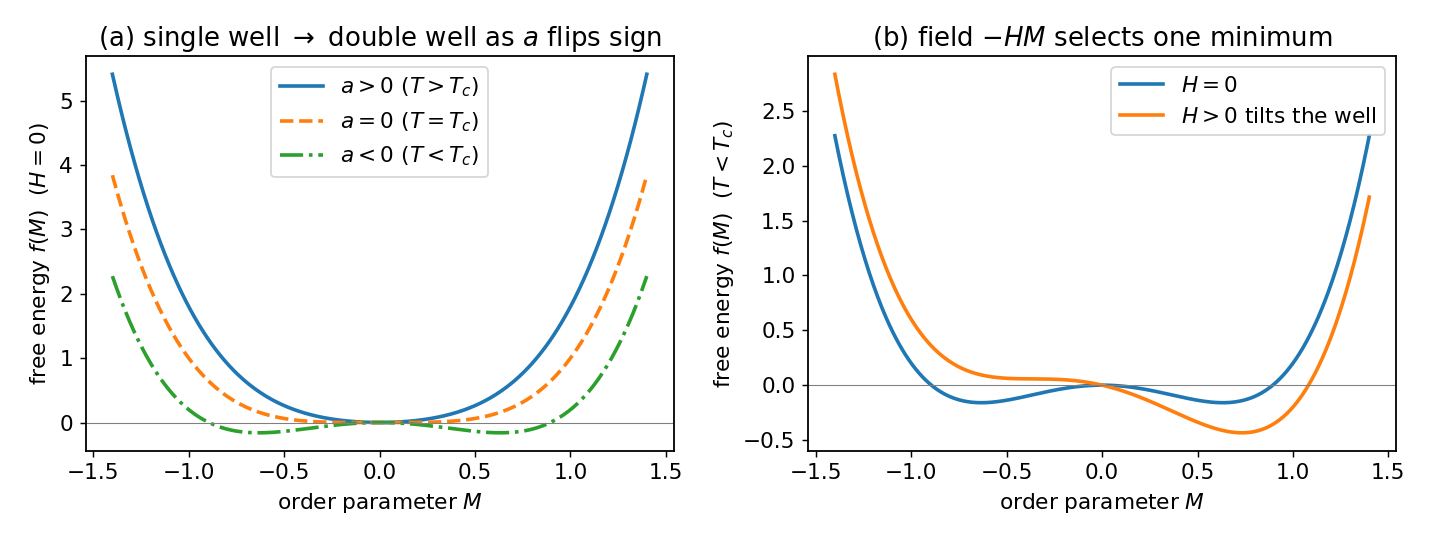

This chart was generated by the following Python code:
# 第二站配图：朗道自由能 f(M)=a M^2 + b M^4 在 a 变号前后的形状
import numpy as np
import matplotlib.pyplot as plt

plt.rcParams.update({"font.size": 12, "axes.linewidth": 1.0})

M = np.linspace(-1.4, 1.4, 500)
b = 1.0

fig, (ax1, ax2) = plt.subplots(1, 2, figsize=(11, 4.2))

# 左：H=0，三个温度（a>0, a=0, a<0）
for a, lab, ls in [(0.8, r"$a>0\ (T>T_c)$", "-"),
                   (0.0, r"$a=0\ (T=T_c)$", "--"),
                   (-0.8, r"$a<0\ (T<T_c)$", "-.")]:
    f = a * M**2 + b * M**4
    ax1.plot(M, f, ls, lw=2, label=lab)
ax1.axhline(0, color="gray", lw=0.6)
ax1.set_xlabel(r"order parameter $M$")
ax1.set_ylabel(r"free energy $f(M)$  ($H=0$)")
ax1.set_title(r"(a) single well $\to$ double well as $a$ flips sign")
ax1.legend()

# 右：T<Tc 加小外场，-H M 使双阱倾斜，选出一个极小
a = -0.8
for H, lab in [(0.0, r"$H=0$"), (0.4, r"$H>0$ tilts the well")]:
    f = a * M**2 + b * M**4 - H * M
    ax2.plot(M, f, lw=2, label=lab)
ax2.axhline(0, color="gray", lw=0.6)
ax2.set_xlabel(r"order parameter $M$")
ax2.set_ylabel(r"free energy $f(M)$  ($T<T_c$)")
ax2.set_title(r"(b) field $-HM$ selects one minimum")
ax2.legend()

fig.tight_layout()
fig.savefig("fig02_landau.png", dpi=130)
print("saved fig02_landau.png")
